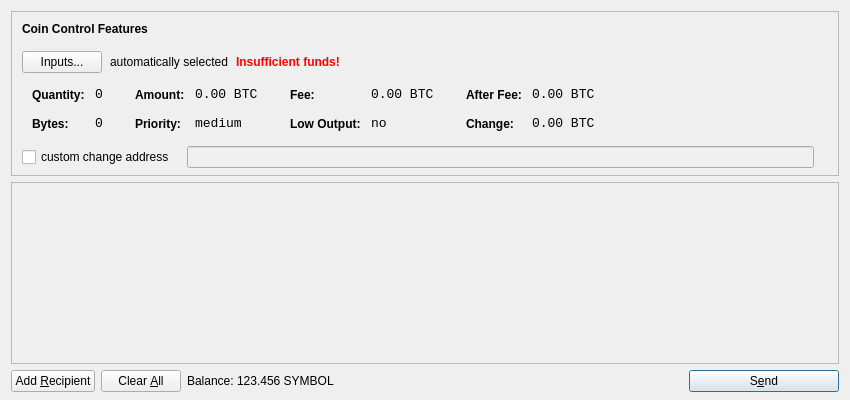
<?xml version="1.0" encoding="UTF-8"?>
<ui version="4.0">
 <class>SendCoinsDialog</class>
 <widget class="QDialog" name="SendCoinsDialog">
  <property name="geometry">
   <rect>
    <x>0</x>
    <y>0</y>
    <width>850</width>
    <height>400</height>
   </rect>
  </property>
  <property name="windowTitle">
   <string>Send Coins</string>
  </property>
  <layout class="QVBoxLayout" name="verticalLayout" stretch="0,1,0">
   <property name="bottomMargin">
    <number>8</number>
   </property>
   <item>
    <widget class="QFrame" name="frameCoinControl">
     <property name="sizePolicy">
      <sizepolicy hsizetype="Expanding" vsizetype="Expanding">
       <horstretch>0</horstretch>
       <verstretch>0</verstretch>
      </sizepolicy>
     </property>
     <property name="maximumSize">
      <size>
       <width>16777215</width>
       <height>16777215</height>
      </size>
     </property>
     <property name="frameShape">
      <enum>QFrame::StyledPanel</enum>
     </property>
     <property name="frameShadow">
      <enum>QFrame::Sunken</enum>
     </property>
     <layout class="QVBoxLayout" name="verticalLayoutCoinControl2">
      <property name="spacing">
       <number>-1</number>
      </property>
      <property name="leftMargin">
       <number>0</number>
      </property>
      <property name="topMargin">
       <number>0</number>
      </property>
      <property name="rightMargin">
       <number>0</number>
      </property>
      <property name="bottomMargin">
       <number>6</number>
      </property>
      <item>
       <layout class="QVBoxLayout" name="verticalLayoutCoinControl" stretch="0,0,0,0,1">
        <property name="spacing">
         <number>0</number>
        </property>
        <property name="leftMargin">
         <number>10</number>
        </property>
        <property name="topMargin">
         <number>10</number>
        </property>
        <item>
         <layout class="QHBoxLayout" name="horizontalLayoutCoinControl1">
          <property name="bottomMargin">
           <number>15</number>
          </property>
          <item>
           <widget class="QLabel" name="labelCoinControlFeatures">
            <property name="sizePolicy">
             <sizepolicy hsizetype="Preferred" vsizetype="Maximum">
              <horstretch>0</horstretch>
              <verstretch>0</verstretch>
             </sizepolicy>
            </property>
            <property name="font">
             <font>
              <weight>75</weight>
              <bold>true</bold>
             </font>
            </property>
            <property name="styleSheet">
             <string notr="true">font-weight:bold;</string>
            </property>
            <property name="text">
             <string>Coin Control Features</string>
            </property>
           </widget>
          </item>
         </layout>
        </item>
        <item>
         <layout class="QHBoxLayout" name="horizontalLayoutCoinControl2" stretch="0,0,0,0">
          <property name="spacing">
           <number>8</number>
          </property>
          <property name="bottomMargin">
           <number>10</number>
          </property>
          <item>
           <widget class="QPushButton" name="pushButtonCoinControl">
            <property name="styleSheet">
             <string notr="true"/>
            </property>
            <property name="text">
             <string>Inputs...</string>
            </property>
           </widget>
          </item>
          <item>
           <widget class="QLabel" name="labelCoinControlAutomaticallySelected">
            <property name="text">
             <string>automatically selected</string>
            </property>
            <property name="margin">
             <number>5</number>
            </property>
           </widget>
          </item>
          <item>
           <widget class="QLabel" name="labelCoinControlInsuffFunds">
            <property name="font">
             <font>
              <weight>75</weight>
              <bold>true</bold>
             </font>
            </property>
            <property name="styleSheet">
             <string notr="true">color:red;font-weight:bold;</string>
            </property>
            <property name="text">
             <string>Insufficient funds!</string>
            </property>
            <property name="margin">
             <number>5</number>
            </property>
           </widget>
          </item>
          <item>
           <spacer name="horizontalSpacerCoinControl">
            <property name="orientation">
             <enum>Qt::Horizontal</enum>
            </property>
            <property name="sizeHint" stdset="0">
             <size>
              <width>40</width>
              <height>1</height>
             </size>
            </property>
           </spacer>
          </item>
         </layout>
        </item>
        <item>
         <widget class="QWidget" name="widgetCoinControl" native="true">
          <property name="sizePolicy">
           <sizepolicy hsizetype="Preferred" vsizetype="Preferred">
            <horstretch>0</horstretch>
            <verstretch>0</verstretch>
           </sizepolicy>
          </property>
          <property name="minimumSize">
           <size>
            <width>0</width>
            <height>0</height>
           </size>
          </property>
          <property name="styleSheet">
           <string notr="true"/>
          </property>
          <layout class="QHBoxLayout" name="horizontalLayoutCoinControl5">
           <property name="margin">
            <number>0</number>
           </property>
           <item>
            <layout class="QHBoxLayout" name="horizontalLayoutCoinControl3" stretch="0,0,0,1">
             <property name="spacing">
              <number>20</number>
             </property>
             <property name="topMargin">
              <number>0</number>
             </property>
             <property name="bottomMargin">
              <number>10</number>
             </property>
             <item>
              <layout class="QFormLayout" name="formLayoutCoinControl1">
               <property name="horizontalSpacing">
                <number>10</number>
               </property>
               <property name="verticalSpacing">
                <number>14</number>
               </property>
               <property name="leftMargin">
                <number>10</number>
               </property>
               <property name="topMargin">
                <number>4</number>
               </property>
               <property name="rightMargin">
                <number>6</number>
               </property>
               <item row="0" column="0">
                <widget class="QLabel" name="labelCoinControlQuantityText">
                 <property name="styleSheet">
                  <string notr="true">font-weight:bold;</string>
                 </property>
                 <property name="text">
                  <string>Quantity:</string>
                 </property>
                 <property name="margin">
                  <number>0</number>
                 </property>
                </widget>
               </item>
               <item row="0" column="1">
                <widget class="QLabel" name="labelCoinControlQuantity">
                 <property name="font">
                  <font>
                   <family>Monospace</family>
                   <pointsize>10</pointsize>
                  </font>
                 </property>
                 <property name="cursor">
                  <cursorShape>IBeamCursor</cursorShape>
                 </property>
                 <property name="contextMenuPolicy">
                  <enum>Qt::ActionsContextMenu</enum>
                 </property>
                 <property name="text">
                  <string notr="true">0</string>
                 </property>
                 <property name="margin">
                  <number>0</number>
                 </property>
                 <property name="textInteractionFlags">
                  <set>Qt::LinksAccessibleByMouse|Qt::TextSelectableByKeyboard|Qt::TextSelectableByMouse</set>
                 </property>
                </widget>
               </item>
               <item row="1" column="0">
                <widget class="QLabel" name="labelCoinControlBytesText">
                 <property name="styleSheet">
                  <string notr="true">font-weight:bold;</string>
                 </property>
                 <property name="text">
                  <string>Bytes:</string>
                 </property>
                </widget>
               </item>
               <item row="1" column="1">
                <widget class="QLabel" name="labelCoinControlBytes">
                 <property name="font">
                  <font>
                   <family>Monospace</family>
                   <pointsize>10</pointsize>
                  </font>
                 </property>
                 <property name="cursor">
                  <cursorShape>IBeamCursor</cursorShape>
                 </property>
                 <property name="contextMenuPolicy">
                  <enum>Qt::ActionsContextMenu</enum>
                 </property>
                 <property name="text">
                  <string notr="true">0</string>
                 </property>
                 <property name="textInteractionFlags">
                  <set>Qt::LinksAccessibleByMouse|Qt::TextSelectableByKeyboard|Qt::TextSelectableByMouse</set>
                 </property>
                </widget>
               </item>
              </layout>
             </item>
             <item>
              <layout class="QFormLayout" name="formLayoutCoinControl2">
               <property name="horizontalSpacing">
                <number>10</number>
               </property>
               <property name="verticalSpacing">
                <number>14</number>
               </property>
               <property name="leftMargin">
                <number>6</number>
               </property>
               <property name="topMargin">
                <number>4</number>
               </property>
               <property name="rightMargin">
                <number>6</number>
               </property>
               <item row="0" column="0">
                <widget class="QLabel" name="labelCoinControlAmountText">
                 <property name="styleSheet">
                  <string notr="true">font-weight:bold;</string>
                 </property>
                 <property name="text">
                  <string>Amount:</string>
                 </property>
                 <property name="margin">
                  <number>0</number>
                 </property>
                </widget>
               </item>
               <item row="0" column="1">
                <widget class="QLabel" name="labelCoinControlAmount">
                 <property name="font">
                  <font>
                   <family>Monospace</family>
                   <pointsize>10</pointsize>
                  </font>
                 </property>
                 <property name="cursor">
                  <cursorShape>IBeamCursor</cursorShape>
                 </property>
                 <property name="contextMenuPolicy">
                  <enum>Qt::ActionsContextMenu</enum>
                 </property>
                 <property name="text">
                  <string notr="true">0.00 BTC</string>
                 </property>
                 <property name="textInteractionFlags">
                  <set>Qt::LinksAccessibleByMouse|Qt::TextSelectableByKeyboard|Qt::TextSelectableByMouse</set>
                 </property>
                </widget>
               </item>
               <item row="1" column="0">
                <widget class="QLabel" name="labelCoinControlPriorityText">
                 <property name="styleSheet">
                  <string notr="true">font-weight:bold;</string>
                 </property>
                 <property name="text">
                  <string>Priority:</string>
                 </property>
                </widget>
               </item>
               <item row="1" column="1">
                <widget class="QLabel" name="labelCoinControlPriority">
                 <property name="font">
                  <font>
                   <family>Monospace</family>
                   <pointsize>10</pointsize>
                  </font>
                 </property>
                 <property name="cursor">
                  <cursorShape>IBeamCursor</cursorShape>
                 </property>
                 <property name="contextMenuPolicy">
                  <enum>Qt::ActionsContextMenu</enum>
                 </property>
                 <property name="text">
                  <string>medium</string>
                 </property>
                 <property name="textInteractionFlags">
                  <set>Qt::LinksAccessibleByMouse|Qt::TextSelectableByKeyboard|Qt::TextSelectableByMouse</set>
                 </property>
                </widget>
               </item>
              </layout>
             </item>
             <item>
              <layout class="QFormLayout" name="formLayoutCoinControl3">
               <property name="horizontalSpacing">
                <number>10</number>
               </property>
               <property name="verticalSpacing">
                <number>14</number>
               </property>
               <property name="leftMargin">
                <number>6</number>
               </property>
               <property name="topMargin">
                <number>4</number>
               </property>
               <property name="rightMargin">
                <number>6</number>
               </property>
               <item row="0" column="0">
                <widget class="QLabel" name="labelCoinControlFeeText">
                 <property name="styleSheet">
                  <string notr="true">font-weight:bold;</string>
                 </property>
                 <property name="text">
                  <string>Fee:</string>
                 </property>
                 <property name="margin">
                  <number>0</number>
                 </property>
                </widget>
               </item>
               <item row="0" column="1">
                <widget class="QLabel" name="labelCoinControlFee">
                 <property name="font">
                  <font>
                   <family>Monospace</family>
                   <pointsize>10</pointsize>
                  </font>
                 </property>
                 <property name="cursor">
                  <cursorShape>IBeamCursor</cursorShape>
                 </property>
                 <property name="contextMenuPolicy">
                  <enum>Qt::ActionsContextMenu</enum>
                 </property>
                 <property name="text">
                  <string notr="true">0.00 BTC</string>
                 </property>
                 <property name="textInteractionFlags">
                  <set>Qt::LinksAccessibleByMouse|Qt::TextSelectableByKeyboard|Qt::TextSelectableByMouse</set>
                 </property>
                </widget>
               </item>
               <item row="1" column="0">
                <widget class="QLabel" name="labelCoinControlLowOutputText">
                 <property name="styleSheet">
                  <string notr="true">font-weight:bold;</string>
                 </property>
                 <property name="text">
                  <string>Low Output:</string>
                 </property>
                </widget>
               </item>
               <item row="1" column="1">
                <widget class="QLabel" name="labelCoinControlLowOutput">
                 <property name="font">
                  <font>
                   <family>Monospace</family>
                   <pointsize>10</pointsize>
                  </font>
                 </property>
                 <property name="cursor">
                  <cursorShape>IBeamCursor</cursorShape>
                 </property>
                 <property name="contextMenuPolicy">
                  <enum>Qt::ActionsContextMenu</enum>
                 </property>
                 <property name="text">
                  <string>no</string>
                 </property>
                 <property name="textInteractionFlags">
                  <set>Qt::LinksAccessibleByMouse|Qt::TextSelectableByKeyboard|Qt::TextSelectableByMouse</set>
                 </property>
                </widget>
               </item>
              </layout>
             </item>
             <item>
              <layout class="QFormLayout" name="formLayoutCoinControl4">
               <property name="horizontalSpacing">
                <number>10</number>
               </property>
               <property name="verticalSpacing">
                <number>14</number>
               </property>
               <property name="leftMargin">
                <number>6</number>
               </property>
               <property name="topMargin">
                <number>4</number>
               </property>
               <property name="rightMargin">
                <number>6</number>
               </property>
               <item row="0" column="0">
                <widget class="QLabel" name="labelCoinControlAfterFeeText">
                 <property name="styleSheet">
                  <string notr="true">font-weight:bold;</string>
                 </property>
                 <property name="text">
                  <string>After Fee:</string>
                 </property>
                 <property name="margin">
                  <number>0</number>
                 </property>
                </widget>
               </item>
               <item row="0" column="1">
                <widget class="QLabel" name="labelCoinControlAfterFee">
                 <property name="font">
                  <font>
                   <family>Monospace</family>
                   <pointsize>10</pointsize>
                  </font>
                 </property>
                 <property name="cursor">
                  <cursorShape>IBeamCursor</cursorShape>
                 </property>
                 <property name="contextMenuPolicy">
                  <enum>Qt::ActionsContextMenu</enum>
                 </property>
                 <property name="text">
                  <string notr="true">0.00 BTC</string>
                 </property>
                 <property name="textInteractionFlags">
                  <set>Qt::LinksAccessibleByMouse|Qt::TextSelectableByKeyboard|Qt::TextSelectableByMouse</set>
                 </property>
                </widget>
               </item>
               <item row="1" column="0">
                <widget class="QLabel" name="labelCoinControlChangeText">
                 <property name="styleSheet">
                  <string notr="true">font-weight:bold;</string>
                 </property>
                 <property name="text">
                  <string>Change:</string>
                 </property>
                </widget>
               </item>
               <item row="1" column="1">
                <widget class="QLabel" name="labelCoinControlChange">
                 <property name="font">
                  <font>
                   <family>Monospace</family>
                   <pointsize>10</pointsize>
                  </font>
                 </property>
                 <property name="cursor">
                  <cursorShape>IBeamCursor</cursorShape>
                 </property>
                 <property name="contextMenuPolicy">
                  <enum>Qt::ActionsContextMenu</enum>
                 </property>
                 <property name="text">
                  <string notr="true">0.00 BTC</string>
                 </property>
                 <property name="textInteractionFlags">
                  <set>Qt::LinksAccessibleByMouse|Qt::TextSelectableByKeyboard|Qt::TextSelectableByMouse</set>
                 </property>
                </widget>
               </item>
              </layout>
             </item>
            </layout>
           </item>
          </layout>
         </widget>
        </item>
        <item>
         <layout class="QHBoxLayout" name="horizontalLayoutCoinControl4" stretch="0,0,0">
          <property name="spacing">
           <number>12</number>
          </property>
          <property name="sizeConstraint">
           <enum>QLayout::SetDefaultConstraint</enum>
          </property>
          <property name="topMargin">
           <number>5</number>
          </property>
          <property name="rightMargin">
           <number>5</number>
          </property>
          <item>
           <widget class="QCheckBox" name="checkBoxCoinControlChange">
            <property name="text">
             <string>custom change address</string>
            </property>
           </widget>
          </item>
          <item>
           <widget class="QLineEdit" name="lineEditCoinControlChange">
            <property name="enabled">
             <bool>false</bool>
            </property>
            <property name="sizePolicy">
             <sizepolicy hsizetype="Expanding" vsizetype="Fixed">
              <horstretch>0</horstretch>
              <verstretch>0</verstretch>
             </sizepolicy>
            </property>
           </widget>
          </item>
          <item>
           <widget class="QLabel" name="labelCoinControlChangeLabel">
            <property name="sizePolicy">
             <sizepolicy hsizetype="Preferred" vsizetype="Expanding">
              <horstretch>0</horstretch>
              <verstretch>0</verstretch>
             </sizepolicy>
            </property>
            <property name="minimumSize">
             <size>
              <width>0</width>
              <height>0</height>
             </size>
            </property>
            <property name="text">
             <string/>
            </property>
            <property name="margin">
             <number>3</number>
            </property>
           </widget>
          </item>
         </layout>
        </item>
        <item>
         <spacer name="verticalSpacerCoinControl">
          <property name="orientation">
           <enum>Qt::Vertical</enum>
          </property>
          <property name="sizeHint" stdset="0">
           <size>
            <width>800</width>
            <height>1</height>
           </size>
          </property>
         </spacer>
        </item>
       </layout>
      </item>
     </layout>
    </widget>
   </item>
   <item>
    <widget class="QScrollArea" name="scrollArea">
     <property name="widgetResizable">
      <bool>true</bool>
     </property>
     <widget class="QWidget" name="scrollAreaWidgetContents">
      <property name="geometry">
       <rect>
        <x>0</x>
        <y>0</y>
        <width>830</width>
        <height>165</height>
       </rect>
      </property>
      <layout class="QVBoxLayout" name="verticalLayout_2">
       <property name="margin">
        <number>0</number>
       </property>
       <item>
        <layout class="QVBoxLayout" name="entries">
         <property name="spacing">
          <number>6</number>
         </property>
        </layout>
       </item>
       <item>
        <spacer name="verticalSpacer">
         <property name="orientation">
          <enum>Qt::Vertical</enum>
         </property>
         <property name="sizeHint" stdset="0">
          <size>
           <width>20</width>
           <height>40</height>
          </size>
         </property>
        </spacer>
       </item>
      </layout>
     </widget>
    </widget>
   </item>
   <item>
    <layout class="QHBoxLayout" name="horizontalLayout">
     <item>
      <widget class="QPushButton" name="addButton">
       <property name="toolTip">
        <string>Send to multiple recipients at once</string>
       </property>
       <property name="text">
        <string>Add &amp;Recipient</string>
       </property>
       <property name="icon">
        <iconset resource="../bitcoin.qrc">
         <normaloff>:/icons/add</normaloff>:/icons/add</iconset>
       </property>
       <property name="autoDefault">
        <bool>false</bool>
       </property>
      </widget>
     </item>
     <item>
      <widget class="QPushButton" name="clearButton">
       <property name="sizePolicy">
        <sizepolicy hsizetype="Minimum" vsizetype="Fixed">
         <horstretch>0</horstretch>
         <verstretch>0</verstretch>
        </sizepolicy>
       </property>
       <property name="toolTip">
        <string>Remove all transaction fields</string>
       </property>
       <property name="text">
        <string>Clear &amp;All</string>
       </property>
       <property name="icon">
        <iconset resource="../bitcoin.qrc">
         <normaloff>:/icons/remove</normaloff>:/icons/remove</iconset>
       </property>
       <property name="autoRepeatDelay">
        <number>300</number>
       </property>
       <property name="autoDefault">
        <bool>false</bool>
       </property>
      </widget>
     </item>
     <item>
      <layout class="QHBoxLayout" name="horizontalLayout_2">
       <property name="spacing">
        <number>3</number>
       </property>
       <item>
        <widget class="QLabel" name="label">
         <property name="text">
          <string>Balance:</string>
         </property>
        </widget>
       </item>
       <item>
        <widget class="QLabel" name="labelBalance">
         <property name="cursor">
          <cursorShape>IBeamCursor</cursorShape>
         </property>
         <property name="text">
          <string>123.456 SYMBOL</string>
         </property>
         <property name="textInteractionFlags">
          <set>Qt::LinksAccessibleByMouse|Qt::TextSelectableByKeyboard|Qt::TextSelectableByMouse</set>
         </property>
        </widget>
       </item>
      </layout>
     </item>
     <item>
      <spacer name="horizontalSpacer">
       <property name="orientation">
        <enum>Qt::Horizontal</enum>
       </property>
       <property name="sizeHint" stdset="0">
        <size>
         <width>40</width>
         <height>20</height>
        </size>
       </property>
      </spacer>
     </item>
     <item>
      <widget class="QPushButton" name="sendButton">
       <property name="minimumSize">
        <size>
         <width>150</width>
         <height>0</height>
        </size>
       </property>
       <property name="toolTip">
        <string>Confirm the send action</string>
       </property>
       <property name="text">
        <string>S&amp;end</string>
       </property>
       <property name="icon">
        <iconset resource="../bitcoin.qrc">
         <normaloff>:/icons/send</normaloff>:/icons/send</iconset>
       </property>
       <property name="default">
        <bool>true</bool>
       </property>
      </widget>
     </item>
    </layout>
   </item>
  </layout>
 </widget>
 <resources>
  <include location="../bitcoin.qrc"/>
 </resources>
 <connections/>
</ui>
